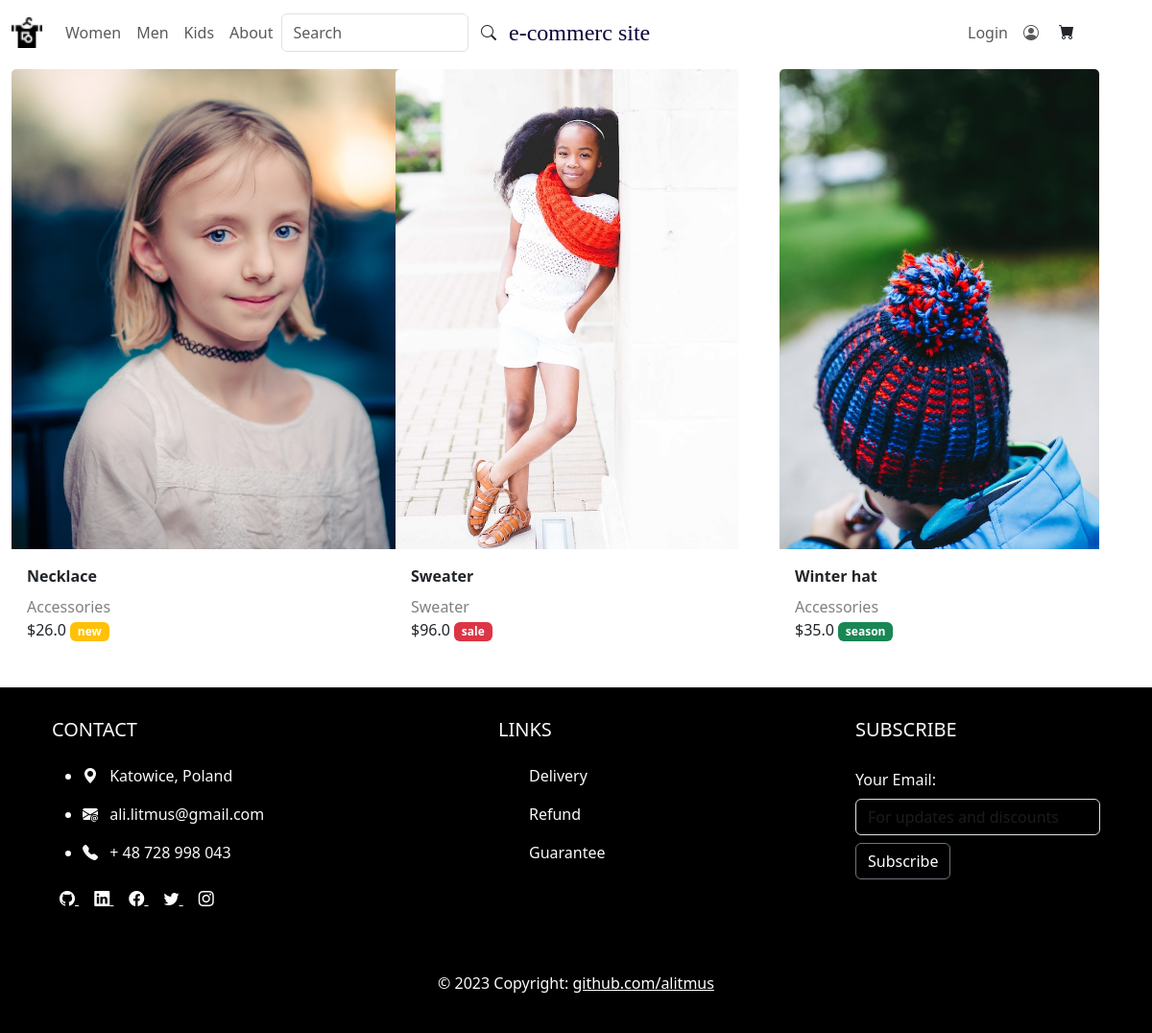
/shop/kids/, run on the app's committed database.
### shop/models.py (models this page shows, shortened)
class Product(models.Model):
    group_choices=[
        ('w','Women'),
        ('m','Men'),
        ('k','Kids'),]
    label_choices=[
        ('warning','new'),
        ('danger','sale'),
        ('info','bestseller'),
        ('success','season'),
        ]
    title=models.CharField(max_length=200)
    price=models.FloatField()
    discount_price=models.FloatField(blank=True,null=True)
    category=models.ForeignKey(Category,on_delete=models.RESTRICT)
    label=models.CharField(max_length=9,choices=label_choices)
    group=models.CharField(max_length=1,choices=group_choices,null=True)
    description=models.CharField(max_length=300,default=f'{title} for {group}')
    image=models.ImageField(upload_to='products/',default='default-product.jpg')

class Category(models.Model):
    name=models.CharField(max_length=200)
    image=models.ImageField(upload_to='categories/',blank=True,null=True)
    class Meta:
        verbose_name_plural='Categories'

### shop/views.py (the view)
# urls.py: path('kids/',kids_view,name='kids'),
def kids_view(request):
    products=Product.objects.filter(group='k')
    context={
        'products':products
    }
    return render (request,'shop/kids.html',context=context)

### shop/templates/shop/kids.html (shortened to what this page needs)
{% extends 'base.html' %}
{% block content %}
<div class="container-fluid">
  <div class="row ">
    {% for product in products %}
    <div class="col-md-6 col-lg-4 col-sm-12" style="justify-content: center;align-items: center;">
          <div class="card h-100 bg-transparent border-0 mb-2" href="/shop/product/{{product.id}}">
              <a href="/shop/product/{{product.id}}">
                  <img src="{{product.image.url}}" class="card-img-top " alt="{{product.title}}" style=" max-height:500px;
          min-width:100px;
          height:auto;
          width:auto;
          max-width:500px;">
              </a>
              <div class="card-body">
                  <div id="nm{{product.id}}" class="card-title" style="font-weight: bold;">{{product.title}}</div>
                  <div class="card-text " style="color: grey;">{{product.category.name}}</div>
                  <div class="card-text price" id="price{‌{product.id}}"> ${{product.price}}
                      <span class="badge badge-pill bg-{{product.label}}"> {{product.get_label_display}}</span>
                  </div>
                  <br>
              </div>
          </div>
      </div>
    {% endfor %}
{% endblock %}

### data on the page
Product: image (picture), title "Necklace", category.name "Accessories", price "26.0", label "new"
Product: image (picture), title "Sweater", category.name "Sweater", price "96.0", label "sale"
Product: image (picture), title "Winter hat", category.name "Accessories", price "35.0", label "season"
